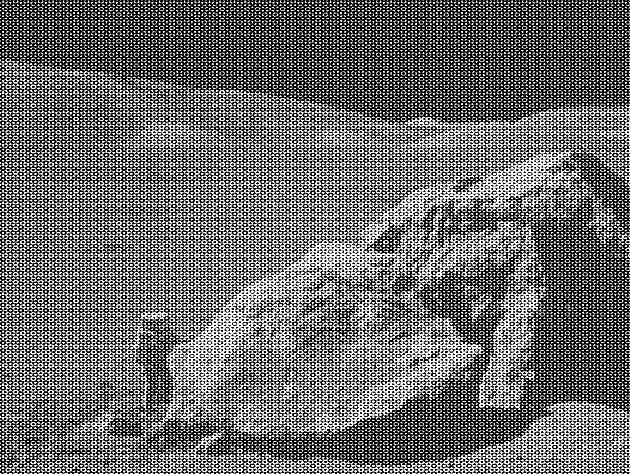
#> input picture A2/moonlanding.png, 630 x 474 px
$ python fft.py
#> lines starting #> are read from the running program, lines starting #| are printed output that depends on the picture
### A2/helper.py
"""
ECSE 316: Assignment 2
Fast Fourier Transform and Applications

April 5th, 2021

Charles Bourbeau (260868653)
Felix Simard (260865674)
Group 40
"""

import math

import numpy as np


def errorMsg(msg):
    print('\nERROR: {}.\n'.format(msg))


def closestpow2(k):
    return np.power(2, math.ceil(math.log(k, 2)))

### A2/fft.py
"""
ECSE 316: Assignment 2
Fast Fourier Transform and Applications

April 5th, 2021

Charles Bourbeau (260868653)
Felix Simard (260865674)
Group 40
"""

import sys
from helper import *
import numpy as np
import numpy.fft
from math import pi
from PIL import Image
import math
import time
import matplotlib.pyplot as plt
from matplotlib.colors import LogNorm
import pandas as pd

DEBUG = False


def parseCommandLineArgs():
    # default parameters
    mode = 1
    image = 'moonlanding.png'

    args_lst = sys.argv
    num_args = len(args_lst)

    if num_args == 5:
        mode = args_lst[2]
        image = args_lst[4]
    elif num_args == 3:
        # determine if got -m or -i
        if "-m" in args_lst:
            mode = args_lst[2]
        if "-i" in args_lst:
            image = args_lst[2]

    args = {
        'mode': int(mode),
        'image': str(image)
    }
    return args


def DFT(arr):
    assert type(arr) is np.ndarray

    if len(arr.shape) == 1:
        arr = np.array([arr])

    _, N = arr.shape

    ks = np.array([np.arange(N)])

    n = np.array([np.arange(N)])
    kn = np.matmul(ks.T, n)

    first_exponens = np.exp(-1j * 2 * pi * kn / N)

    a = np.matmul(arr, first_exponens.T)

    return a


def FFT(arr: np.ndarray, threshold):
    assert type(arr) is np.ndarray

    if len(arr) <= threshold:
        res = DFT(arr)
        return res
    else:
        N = len(arr)
        Xeven = FFT(arr[::2], threshold)
        Xodd = FFT(arr[1::2], threshold)

        exponens = np.exp(-1j * 2 * pi * np.arange(N) / N)

        return np.concatenate([Xeven + exponens[:int(N / 2)] * Xodd, Xeven + exponens[int(N / 2):] * Xodd], axis=1)


def FFT_2D(matrix: np.ndarray, threshold):
    assert type(matrix) is np.ndarray

    res1 = np.zeros(matrix.shape, dtype='complex_')

    for i, row in enumerate(matrix):
        if DEBUG:
            if i % 100 == 0:
                print(i)
        res1[i] = FFT(row, threshold)

    res2 = np.zeros(matrix.T.shape, dtype='complex_')
    for i, col in enumerate(res1.T):
        if DEBUG:
            if i % 100 == 0:
                print(i)
        res2[i] = FFT(col, threshold)

    return res2.T


# [47 lines left out: functions DFT_2D, DFT_2D_INVERSE, not called in this run]


def main():
    args = parseCommandLineArgs()
    mode = args['mode']
    filename = args['image']

    if mode == 1:
        first_mode(filename)
    elif mode == 2:
        second_mode(filename)
    elif mode == 3:
        third_mode(filename)
    else:
        fourth_mode()

    return


def first_mode(img):
#> called with img = 'moonlanding.png'
    print("Mode 1")
    with Image.open('./' + img + '') as im:
        # convert image file to matrix
#> im is the input picture: PIL image 630x474 L; min 0, max 255, mean 108.1
        data = np.asarray(im)

        # initialize a matrix which has sizes proportional to powers of 2 for FFT to work
        data_padded = np.zeros((closestpow2(data.shape[0]), closestpow2(data.shape[1])))

        # copy over the matrix data to our padded matrix
        data_padded[:data.shape[0], :data.shape[1]] = data
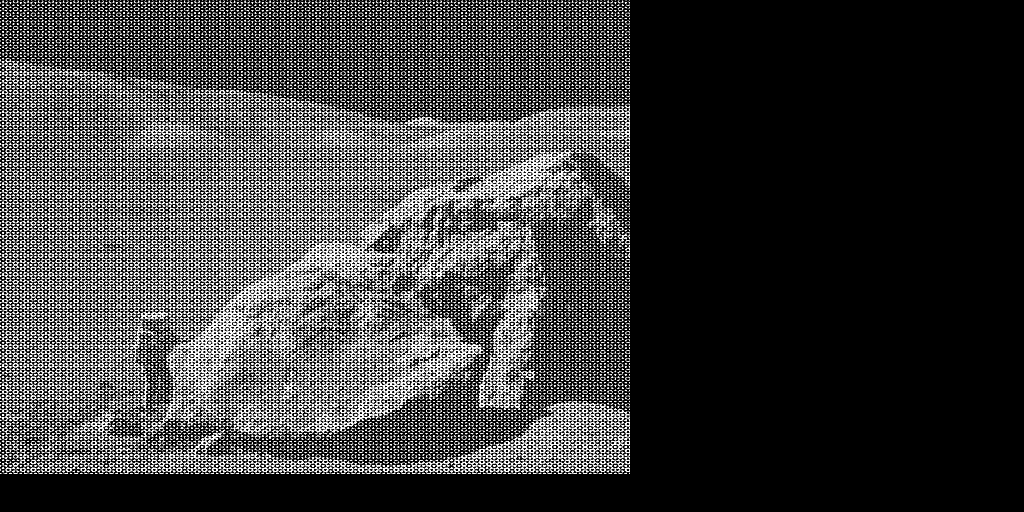
#> data_padded: shape (512, 1024) float64; min 0, max 255, mean 61.6

        # Compute the 2D-FFT on the image
        fft_2d = FFT_2D(data_padded, 16)
#> the loop in FFT_2D, `for i, row in enumerate(matrix):` made 512 passes

        # For plotting purposes, take the real values of the matrix to eliminate complex values
        fft_2d_img = abs(fft_2d)

        # Plotting
        print("Plotting...")
        fig, ax = plt.subplots(nrows=1, ncols=2, figsize=(10, 5))
        ax[0].imshow(data, norm=LogNorm(), cmap=plt.cm.Greys,
                     interpolation='none')
        ax[1].imshow(fft_2d_img, norm=LogNorm(), cmap=plt.cm.Greys,
                     interpolation='none')
        plt.show()
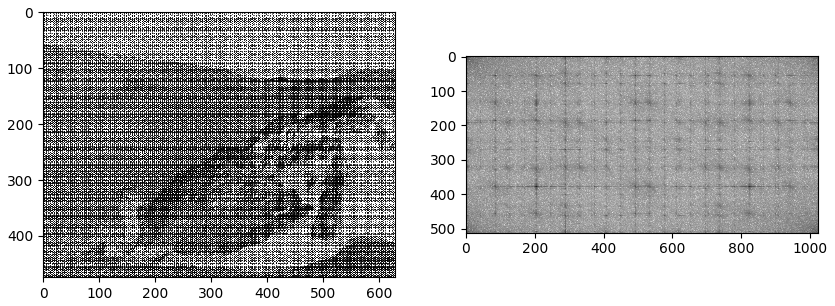
#> figure drawn by matplotlib, 2 panels

        return


# [232 lines left out: functions remove_high_frequencies, remove_middle_freq, second_mode, third_mode, fourth_mode, not called in this run]


# MAIN
if __name__ == '__main__':
    main()
    # [42 lines of commented-out code are left out]
